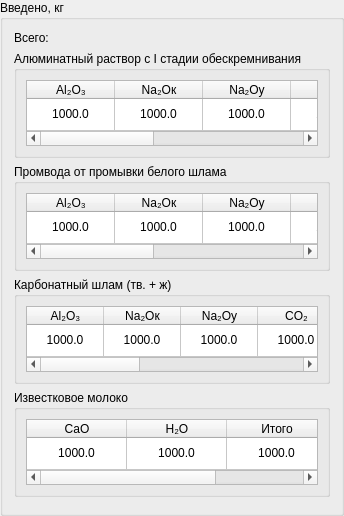
                  <widget class="QGroupBox" name="groupBox_113">
                   <property name="title">
                    <string>Введено, кг</string>
                   </property>
                   <layout class="QVBoxLayout" name="verticalLayout_17">
                    <item>
                     <widget class="QLabel" name="label_17">
                      <property name="text">
                       <string>Всего:</string>
                      </property>
                     </widget>
                    </item>
                    <item>
                     <widget class="QGroupBox" name="groupBox_295">
                      <property name="maximumSize">
                       <size>
                        <width>16777215</width>
                        <height>107</height>
                       </size>
                      </property>
                      <property name="title">
                       <string>Алюминатный раствор c I стадии обескремнивания</string>
                      </property>
                      <layout class="QHBoxLayout" name="horizontalLayout_312">
                       <item>
                        <widget class="QTableWidget" name="tableAluminateSolutionStageOne21">
                         <property name="maximumSize">
                          <size>
                           <width>16777215</width>
                           <height>71</height>
                          </size>
                         </property>
                         <attribute name="horizontalHeaderDefaultSectionSize">
                          <number>88</number>
                         </attribute>
                         <attribute name="horizontalHeaderStretchLastSection">
                          <bool>true</bool>
                         </attribute>
                         <attribute name="verticalHeaderVisible">
                          <bool>false</bool>
                         </attribute>
                         <attribute name="verticalHeaderStretchLastSection">
                          <bool>true</bool>
                         </attribute>
                         <row>
                          <property name="text">
                           <string>1</string>
                          </property>
                         </row>
                         <column>
                          <property name="text">
                           <string>Al₂O₃</string>
                          </property>
                         </column>
                         <column>
                          <property name="text">
                           <string>Na₂Oк</string>
                          </property>
                         </column>
                         <column>
                          <property name="text">
                           <string>Na₂Oу</string>
                          </property>
                         </column>
                         <column>
                          <property name="text">
                           <string>CO₂</string>
                          </property>
                         </column>
                         <column>
                          <property name="text">
                           <string>SiO₂</string>
                          </property>
                         </column>
                         <column>
                          <property name="text">
                           <string>H₂O</string>
                          </property>
                         </column>
                         <column>
                          <property name="text">
                           <string>Итого</string>
                          </property>
                         </column>
                         <item row="0" column="0">
                          <property name="text">
                           <string>1000.0</string>
                          </property>
                          <property name="textAlignment">
                           <set>AlignCenter</set>
                          </property>
                         </item>
                         <item row="0" column="1">
                          <property name="text">
                           <string>1000.0</string>
                          </property>
                          <property name="textAlignment">
                           <set>AlignCenter</set>
                          </property>
                         </item>
                         <item row="0" column="2">
                          <property name="text">
                           <string>1000.0</string>
                          </property>
                          <property name="textAlignment">
                           <set>AlignCenter</set>
                          </property>
                         </item>
                         <item row="0" column="3">
                          <property name="text">
                           <string>1000.0</string>
                          </property>
                          <property name="textAlignment">
                           <set>AlignCenter</set>
                          </property>
                         </item>
                         <item row="0" column="4">
                          <property name="text">
                           <string>1000.0</string>
                          </property>
                          <property name="textAlignment">
                           <set>AlignCenter</set>
                          </property>
                         </item>
                         <item row="0" column="5">
                          <property name="text">
                           <string>1000.0</string>
                          </property>
                          <property name="textAlignment">
                           <set>AlignCenter</set>
                          </property>
                         </item>
                         <item row="0" column="6">
                          <property name="text">
                           <string>1000.0</string>
                          </property>
                          <property name="textAlignment">
                           <set>AlignCenter</set>
                          </property>
                         </item>
                        </widget>
                       </item>
                      </layout>
                     </widget>
                    </item>
                    <item>
                     <widget class="QGroupBox" name="groupBox_297">
                      <property name="maximumSize">
                       <size>
                        <width>16777215</width>
                        <height>107</height>
                       </size>
                      </property>
                      <property name="title">
                       <string>Промвода от промывки белого шлама</string>
                      </property>
                      <layout class="QHBoxLayout" name="horizontalLayout_314">
                       <item>
                        <widget class="QTableWidget" name="tablePromwater21">
                         <property name="maximumSize">
                          <size>
                           <width>16777215</width>
                           <height>71</height>
                          </size>
                         </property>
                         <attribute name="horizontalHeaderDefaultSectionSize">
                          <number>88</number>
                         </attribute>
                         <attribute name="horizontalHeaderStretchLastSection">
                          <bool>true</bool>
                         </attribute>
                         <attribute name="verticalHeaderVisible">
                          <bool>false</bool>
                         </attribute>
                         <attribute name="verticalHeaderStretchLastSection">
                          <bool>true</bool>
                         </attribute>
                         <row>
                          <property name="text">
                           <string>1</string>
                          </property>
                         </row>
                         <column>
                          <property name="text">
                           <string>Al₂O₃</string>
                          </property>
                         </column>
                         <column>
                          <property name="text">
                           <string>Na₂Oк</string>
                          </property>
                         </column>
                         <column>
                          <property name="text">
                           <string>Na₂Oу</string>
                          </property>
                         </column>
                         <column>
                          <property name="text">
                           <string>CO₂</string>
                          </property>
                         </column>
                         <column>
                          <property name="text">
                           <string>SiO₂</string>
                          </property>
                         </column>
                         <column>
                          <property name="text">
                           <string>H₂O</string>
                          </property>
                         </column>
                         <column>
                          <property name="text">
                           <string>Итого</string>
                          </property>
                         </column>
                         <item row="0" column="0">
                          <property name="text">
                           <string>1000.0</string>
                          </property>
                          <property name="textAlignment">
                           <set>AlignCenter</set>
                          </property>
                         </item>
                         <item row="0" column="1">
                          <property name="text">
                           <string>1000.0</string>
                          </property>
                          <property name="textAlignment">
                           <set>AlignCenter</set>
                          </property>
                         </item>
                         <item row="0" column="2">
                          <property name="text">
                           <string>1000.0</string>
                          </property>
                          <property name="textAlignment">
                           <set>AlignCenter</set>
                          </property>
                         </item>
                         <item row="0" column="3">
                          <property name="text">
                           <string>1000.0</string>
                          </property>
                          <property name="textAlignment">
                           <set>AlignCenter</set>
                          </property>
                         </item>
                         <item row="0" column="4">
                          <property name="text">
                           <string>1000.0</string>
                          </property>
                          <property name="textAlignment">
                           <set>AlignCenter</set>
                          </property>
                         </item>
                         <item row="0" column="5">
                          <property name="text">
                           <string>1000.0</string>
                          </property>
                          <property name="textAlignment">
                           <set>AlignCenter</set>
                          </property>
                         </item>
                         <item row="0" column="6">
                          <property name="text">
                           <string>1000.0</string>
                          </property>
                          <property name="textAlignment">
                           <set>AlignCenter</set>
                          </property>
                         </item>
                        </widget>
                       </item>
                      </layout>
                     </widget>
                    </item>
                    <item>
                     <widget class="QGroupBox" name="groupBox_296">
                      <property name="maximumSize">
                       <size>
                        <width>16777215</width>
                        <height>107</height>
                       </size>
                      </property>
                      <property name="title">
                       <string>Карбонатный шлам (тв. + ж)</string>
                      </property>
                      <layout class="QHBoxLayout" name="horizontalLayout_313">
                       <item>
                        <widget class="QTableWidget" name="tableCarbonMud21">
                         <property name="maximumSize">
                          <size>
                           <width>16777215</width>
                           <height>71</height>
                          </size>
                         </property>
                         <attribute name="horizontalHeaderDefaultSectionSize">
                          <number>77</number>
                         </attribute>
                         <attribute name="horizontalHeaderStretchLastSection">
                          <bool>true</bool>
                         </attribute>
                         <attribute name="verticalHeaderVisible">
                          <bool>false</bool>
                         </attribute>
                         <attribute name="verticalHeaderStretchLastSection">
                          <bool>true</bool>
                         </attribute>
                         <row>
                          <property name="text">
                           <string>1</string>
                          </property>
                         </row>
                         <column>
                          <property name="text">
                           <string>Al₂O₃</string>
                          </property>
                         </column>
                         <column>
                          <property name="text">
                           <string>Na₂Oк</string>
                          </property>
                         </column>
                         <column>
                          <property name="text">
                           <string>Na₂Oу</string>
                          </property>
                         </column>
                         <column>
                          <property name="text">
                           <string>CO₂</string>
                          </property>
                         </column>
                         <column>
                          <property name="text">
                           <string>CaO</string>
                          </property>
                         </column>
                         <column>
                          <property name="text">
                           <string>SiO₂</string>
                          </property>
                         </column>
                         <column>
                          <property name="text">
                           <string>H₂O</string>
                          </property>
                         </column>
                         <column>
                          <property name="text">
                           <string>Итого</string>
                          </property>
                         </column>
                         <item row="0" column="0">
                          <property name="text">
                           <string>1000.0</string>
                          </property>
                          <property name="textAlignment">
                           <set>AlignCenter</set>
                          </property>
                         </item>
                         <item row="0" column="1">
                          <property name="text">
                           <string>1000.0</string>
                          </property>
                          <property name="textAlignment">
                           <set>AlignCenter</set>
                          </property>
                         </item>
                         <item row="0" column="2">
                          <property name="text">
                           <string>1000.0</string>
                          </property>
                          <property name="textAlignment">
                           <set>AlignCenter</set>
                          </property>
                         </item>
                         <item row="0" column="3">
                          <property name="text">
                           <string>1000.0</string>
                          </property>
                          <property name="textAlignment">
                           <set>AlignCenter</set>
                          </property>
                         </item>
                         <item row="0" column="4">
                          <property name="text">
                           <string>1000.0</string>
                          </property>
                          <property name="textAlignment">
                           <set>AlignCenter</set>
                          </property>
                         </item>
                         <item row="0" column="5">
                          <property name="text">
                           <string>1000.0</string>
                          </property>
                          <property name="textAlignment">
                           <set>AlignCenter</set>
                          </property>
                         </item>
                         <item row="0" column="6">
                          <property name="text">
                           <string>1000.0</string>
                          </property>
                          <property name="textAlignment">
                           <set>AlignCenter</set>
                          </property>
                         </item>
                         <item row="0" column="7">
                          <property name="text">
                           <string>1000.0</string>
                          </property>
                          <property name="textAlignment">
                           <set>AlignCenter</set>
                          </property>
                         </item>
                        </widget>
                       </item>
                      </layout>
                     </widget>
                    </item>
                    <item>
                     <widget class="QGroupBox" name="groupBox_292">
                      <property name="maximumSize">
                       <size>
                        <width>16777215</width>
                        <height>107</height>
                       </size>
                      </property>
                      <property name="title">
                       <string>Известковое молоко</string>
                      </property>
                      <layout class="QHBoxLayout" name="horizontalLayout_309">
                       <item>
                        <widget class="QTableWidget" name="tableCarbonMilk21">
                         <property name="maximumSize">
                          <size>
                           <width>16777215</width>
                           <height>71</height>
                          </size>
                         </property>
                         <attribute name="horizontalHeaderDefaultSectionSize">
                          <number>100</number>
                         </attribute>
                         <attribute name="verticalHeaderVisible">
                          <bool>false</bool>
                         </attribute>
                         <attribute name="verticalHeaderStretchLastSection">
                          <bool>true</bool>
                         </attribute>
                         <row>
                          <property name="text">
                           <string>1</string>
                          </property>
                         </row>
                         <column>
                          <property name="text">
                           <string>CaO</string>
                          </property>
                         </column>
                         <column>
                          <property name="text">
                           <string>H₂O</string>
                          </property>
                         </column>
                         <column>
                          <property name="text">
                           <string>Итого</string>
                          </property>
                         </column>
                         <item row="0" column="0">
                          <property name="text">
                           <string>1000.0</string>
                          </property>
                          <property name="textAlignment">
                           <set>AlignCenter</set>
                          </property>
                         </item>
                         <item row="0" column="1">
                          <property name="text">
                           <string>1000.0</string>
                          </property>
                          <property name="textAlignment">
                           <set>AlignCenter</set>
                          </property>
                         </item>
                         <item row="0" column="2">
                          <property name="text">
                           <string>1000.0</string>
                          </property>
                          <property name="textAlignment">
                           <set>AlignCenter</set>
                          </property>
                         </item>
                        </widget>
                       </item>
                      </layout>
                     </widget>
                    </item>
                    <item>
                     <spacer name="verticalSpacer_17">
                      <property name="orientation">
                       <enum>Qt::Vertical</enum>
                      </property>
                      <property name="sizeHint" stdset="0">
                       <size>
                        <width>20</width>
                        <height>5</height>
                       </size>
                      </property>
                     </spacer>
                    </item>
                   </layout>
                  </widget>
